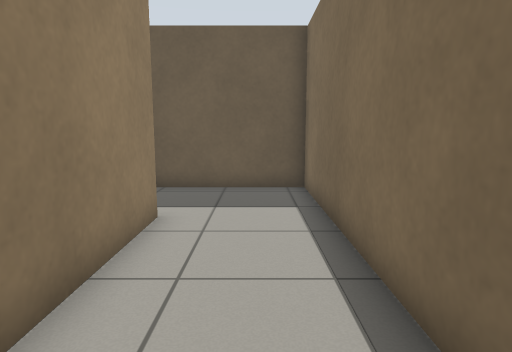
view 1 (above)

16 first-person views from a walk through a robot-simulator world made for Gazebo. The camera is 0.94 m above the floor, tilts 8° down and sees 75° across. The floor is counted in squares, 0.5 m on a side. Each view is taken from the middle of a square. On the plan, view 1 faces up. The plan holds only what a view shows up to about 17 squares ahead; the rest is blank.

view 2
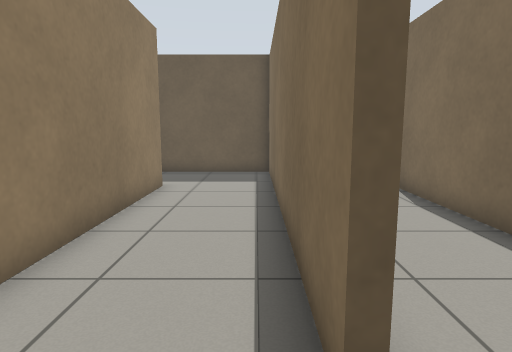

view 3
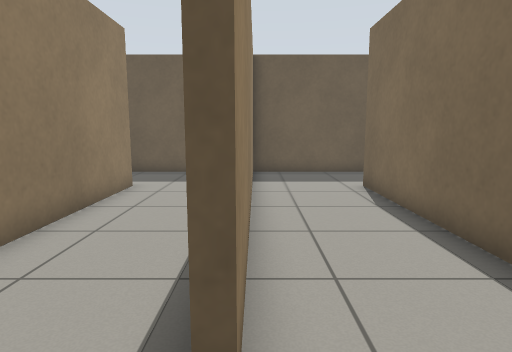

view 4
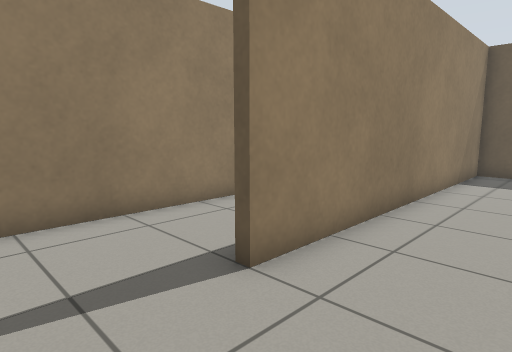

view 5
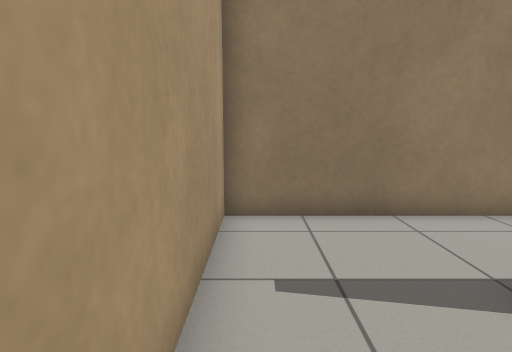

view 6
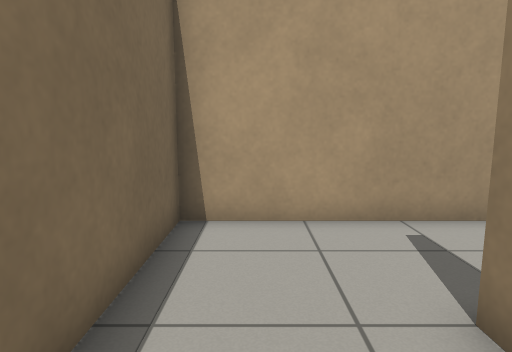

view 7
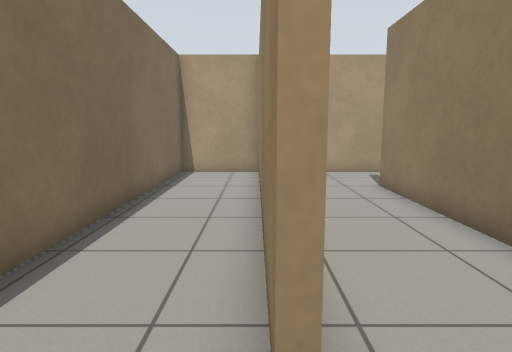

view 8
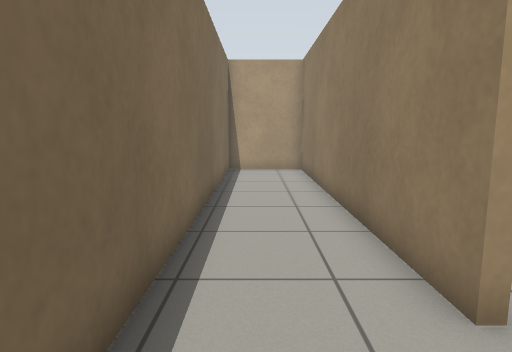

view 9
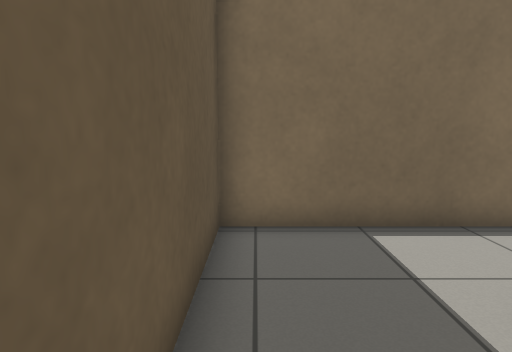

view 10
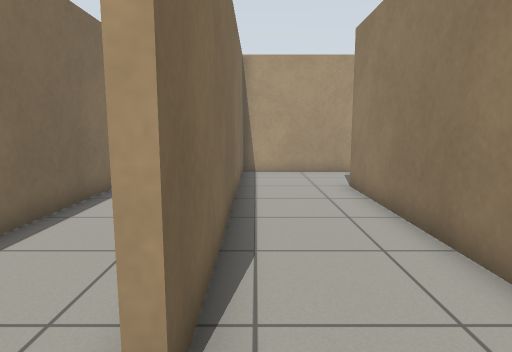

view 11
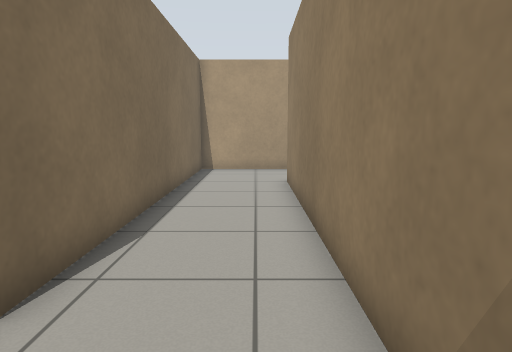

view 12
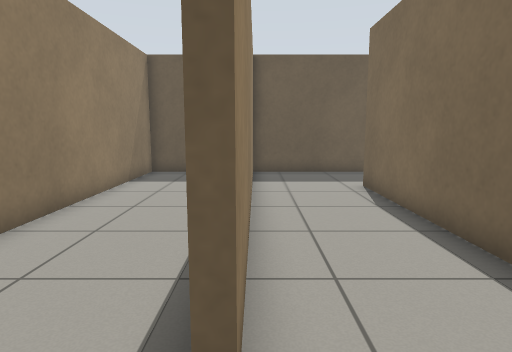

view 13
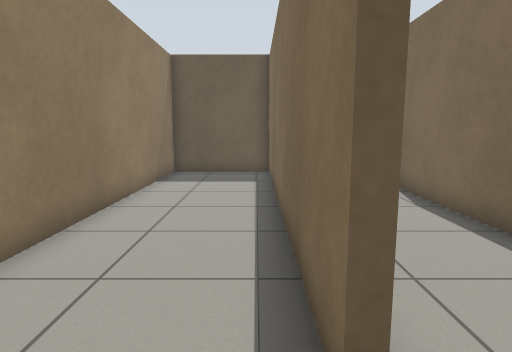

view 14
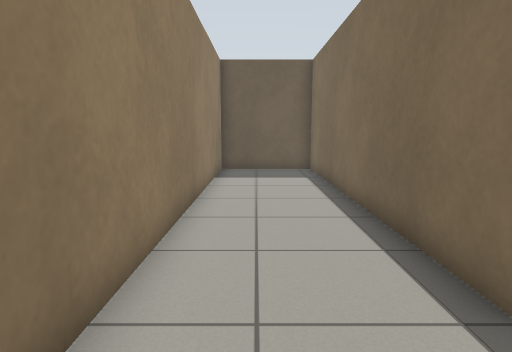

view 15
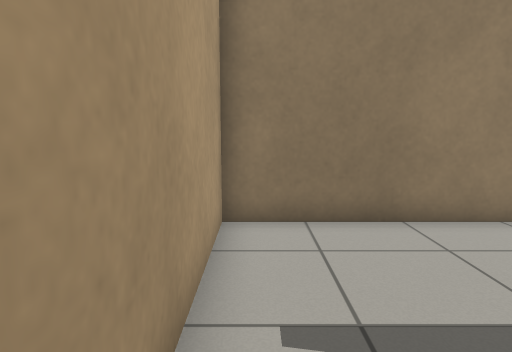

view 16
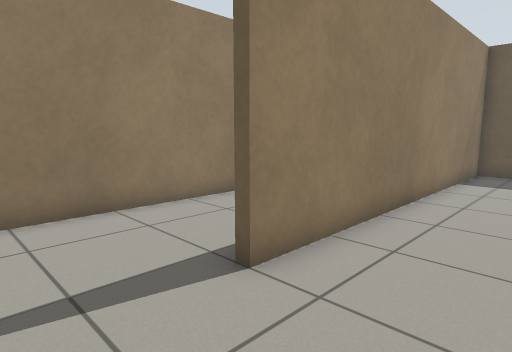

### Floor plan
Points are (right, up) in squares from view 1. A wall is a line through its corners. A room is listed if a view was taken in it or the views show most of it. See-through windows are left out.
Room 1 (views 1, 2, 3)
walls: (1.9, -2) (1.6, -2) (1.6, 10.7) (-1.4, 10.7); (-2.1, 7.1) (-2.1, -5.7) (2.6, -5.7)
ways out: opening at (2, -3.5) to room 2; opening at (-2, 9) to room 4
Room 2 (views 4, 5, 6, 7, 9)
walls: (6.6, 10.7) (1.9, 10.7) (1.9, -2); (2.6, -5.7) (5.6, -5.7) (5.6, 7.1)
ways out: opening at (2, -3.5) to room 1; opening at (6, 9) to room 3
Room 3 (view 8)
walls: (5.9, 7.1) (5.9, -5.7) (9.3, -5.7) (9.3, 10.7) (6.6, 10.7)
ways out: opening at (6, 9) to room 2
Room 4 (views 10, 11, 15, 16)
walls: (-1.4, 10.7) (-6.1, 10.7) (-6.1, -2); (-5.4, -5.7) (-2.4, -5.7) (-2.4, 7.1)
ways out: opening at (-2, 9) to room 1; opening at (-6, -3.5) to room 5
Room 5 (views 12, 13, 14)
walls: (-6.1, -2) (-6.4, -2) (-6.4, 10.7) (-10.6, 10.7) (-10.6, -5.7) (-5.4, -5.7)
ways out: opening at (-6, -3.5) to room 4

Where each view was taken, in squares from view 1:
view 1: 0 up, 0 right, facing up
view 2: 4 down, 1 right, facing up
view 3: 4 down, 2 right, facing up
view 4: 5 down, 5 right, facing up-left
view 5: 5 down, 5 right, facing left
view 6: 1 up, 4 right, facing down
view 7: 9 up, 6 right, facing down
view 8: 10 up, 8 right, facing down
view 9: 10 up, 3 right, facing right
view 10: 9 up, 3 left, facing down
view 11: 10 up, 5 left, facing down
view 12: 4 down, 6 left, facing up
view 13: 4 down, 7 left, facing up
view 14: 5 down, 9 left, facing up
view 15: 5 down, 4 left, facing left
view 16: 5 down, 3 left, facing up-left
